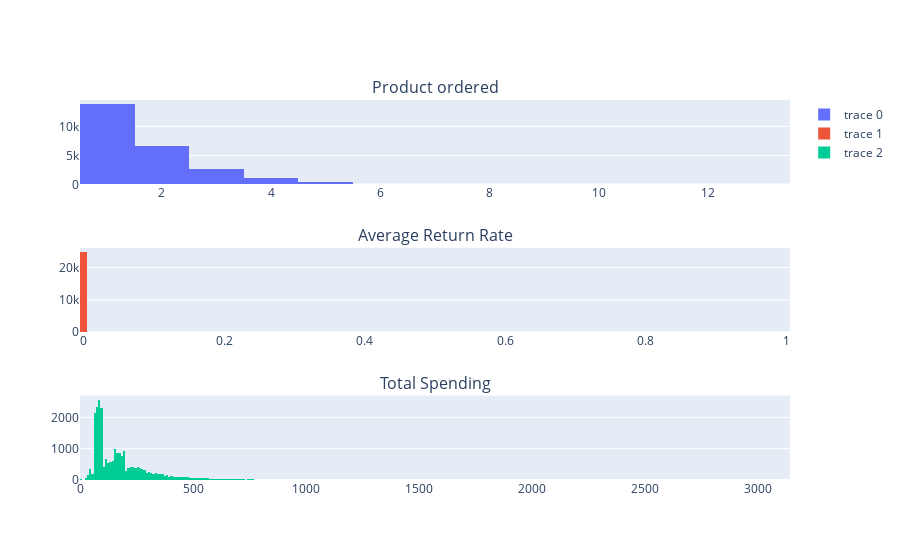

The notebook cell saved with this chart:
### Code cell
fig =  make_subplots(rows=3, cols=1,
                    subplot_titles=('Product ordered',
                                   'Average Return Rate',
                                   'Total Spending'))
fig.append_trace(go.Histogram(x=customers.products_ordered),
                row=1,col=1)
fig.append_trace(go.Histogram(x=customers.average_return_rate),
                row=2,col=1)
fig.append_trace(go.Histogram(x=customers.total_spending),
                row=3,col=1)
fig.show()

### Figure 1 — Plotly figure (JSON) as saved in the notebook; plotly's stock layout.template omitted (floating-point values rounded to 4 significant figures; data arrays with more than 128 entries replaced by an {"elided": "..."} marker saying what was removed)
{"data": [{"type": "histogram", "x": {"elided": "24874 int values"}, "xaxis": "x", "yaxis": "y"}, {"type": "histogram", "x": {"elided": "24874 float values"}, "xaxis": "x2", "yaxis": "y2"}, {"type": "histogram", "x": {"elided": "24874 float values"}, "xaxis": "x3", "yaxis": "y3"}], "layout": {"annotations": [{"font": {"size": 16}, "showarrow": false, "text": "Product ordered", "x": 0.5, "xanchor": "center", "xref": "paper", "y": 1, "yanchor": "bottom", "yref": "paper"}, {"font": {"size": 16}, "showarrow": false, "text": "Average Return Rate", "x": 0.5, "xanchor": "center", "xref": "paper", "y": 0.6111, "yanchor": "bottom", "yref": "paper"}, {"font": {"size": 16}, "showarrow": false, "text": "Total Spending", "x": 0.5, "xanchor": "center", "xref": "paper", "y": 0.2222, "yanchor": "bottom", "yref": "paper"}], "xaxis": {"anchor": "y", "domain": [0, 1]}, "xaxis2": {"anchor": "y2", "domain": [0, 1]}, "xaxis3": {"anchor": "y3", "domain": [0, 1]}, "yaxis": {"anchor": "x", "domain": [0.7778, 1]}, "yaxis2": {"anchor": "x2", "domain": [0.3889, 0.6111]}, "yaxis3": {"anchor": "x3", "domain": [0, 0.2222]}}}
